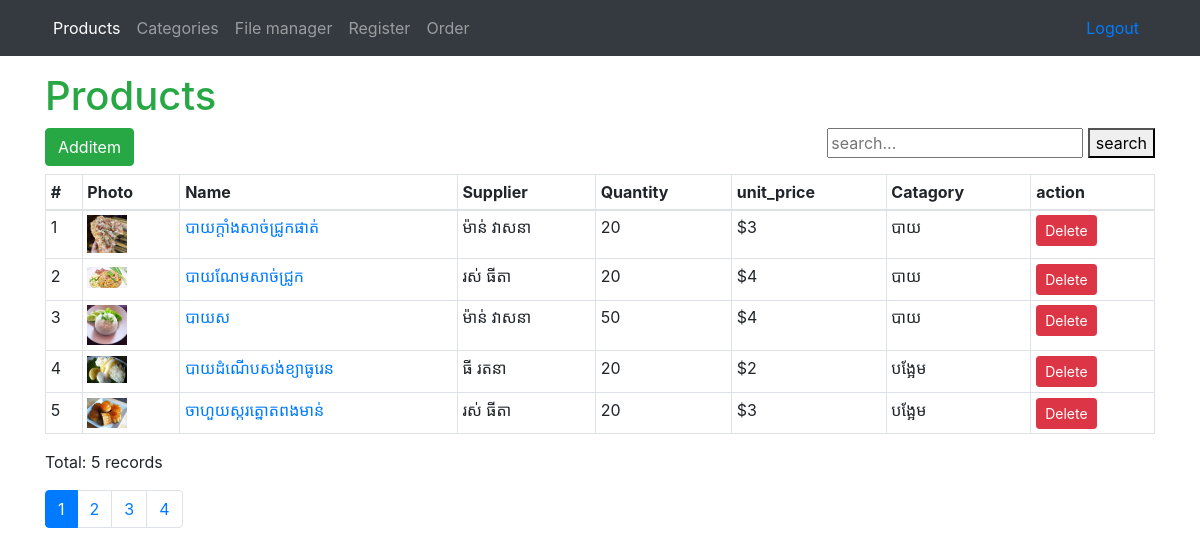
The page /products/index.php (signed in) on the database its author committed.
### tables this page shows
CREATE TABLE `products` (
  `id` int(11) NOT NULL,
  `name` varchar(45) NOT NULL,
  `supplier` varchar(45) NOT NULL,
  `unit_price` int(11) NOT NULL,
  `quantity` int(11) NOT NULL,
  `category_id` varchar(45) NOT NULL,
  `description` longtext DEFAULT 'null',
  `photo` varchar(225) DEFAULT NULL,
  `re_id` int(11) DEFAULT NULL
);

CREATE TABLE `categories` (
  `id` int(11) NOT NULL,
  `name` varchar(45) NOT NULL,
  `description` varchar(100) NOT NULL,
  `Op_category` int(11) NOT NULL,
  `active` varchar(45) NOT NULL DEFAULT '1'
);

### products/index.php (the view, shortened to what this page needs)
<?php
    include('../function.php');
    include("../templates/header.php");
    $page = 1;
    $sql = "select products.*, categories.name as cname from products
    left join categories on products.category_id=categories.id limit ?, ". ROW;
    $products = paginate($page,$sql);
?>
<h1 class="text text-success text-sm">Products</h1>
    <div class="d-flex justify-content-between mb-2">
        <div>
            <a href="create.php" class="btn btn-success btn=sm">
                Additem
            </a>
        </div>
        <div>
            <form >
                <input type="text" name='q' placeholder="search..."> <button>search</button>
            </form>
        </div>
    </div>
<table class="table table-bordered table-sm">
    <thead>
        <tr>
            <th>#</th>
            <th>Photo</th>
            <th>Name</th>
            <th>Supplier</th>
            <th>Quantity</th>
            <th>unit_price</th>
            <th>Catagory</th>
            <th>action</th>
        </tr>
    </thead>
    <tbody>
            <?php
                $pagex = @$_GET['page'];
                if(!$pagex)
                {
                    $pagex = 1;
                }
                $i = ROW * ($pagex-1) + 1;
            ?>
        <?php foreach($products as $p){?>
            <tr>
                <td><?php echo $i++; ?></td>
                <td>
                    <img src="<?php echo BURL.$p['photo'];?>" alt="" width="40">
                </td>
                <td>
                    <a href="detail.php?id=<?php echo $p['id'];?>">
                        <?php echo $p['name']; ?>
                    </a>
                </td>
                <td><?php echo $p['supplier']; ?></td>
                <td><?php echo $p['quantity']; ?></td>
                <td>$<?php echo $p['unit_price']; ?></td>
                <td><?php echo $p['cname']; ?></td>
                <td>
                    <a href="delete.php?id=<?php echo $p['id'];?> " onclick="return confirm('Do you want to delete?')"
                    class="btn btn-danger btn-sm">Delete</a>
                </td>
            </tr>
        <?php }?>
    </tbody>
</table>
    <p>
        Total: <?php  echo mysqli_num_rows($products);?>  records
    </p>
<?php include("../templates/footer.php");?>

### rows shown on the page
products: photo (picture), name "បាយក្ដាំងសាច់ជ្រូកផាត់", supplier "ម៉ាន់ វាសនា", quantity "20", unit_price "3", category.name "បាយ"
products: photo (picture), name "បាយណែមសាច់ជ្រូក", supplier "រស់ ធីតា", quantity "20", unit_price "4", category.name "បាយ"
products: photo (picture), name "បាយស", supplier "ម៉ាន់ វាសនា", quantity "50", unit_price "4", category.name "បាយ"
products: photo (picture), name "បាយដំណើបសង់ខ្យាធូរេន", supplier "ធី រតនា", quantity "20", unit_price "2", category.name "បង្អែម"
products: photo (picture), name "ចាហួយស្ករត្នោតពងមាន់", supplier "រស់ ធីតា", quantity "20", unit_price "3", category.name "បង្អែម"

### other values the page prints
mysqli_num_rows($products) "5"
